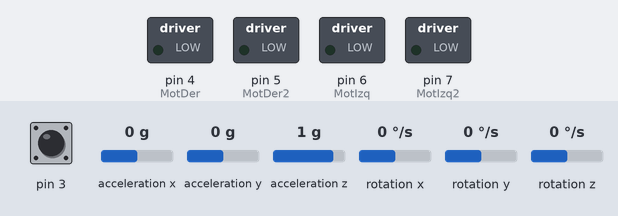
The sketch below on a simulated Arduino Leonardo, built with avr-gcc and run on an emulated ATmega32U4. Shown: switched loads named in the sketch (green lamp = pin HIGH). The test bench sets the inputs (shaded band); at power-on: rotation z 0 °/s, acceleration z 1 g, pin 3 HIGH, acceleration x 0 g, acceleration y 0 g, rotation x 0 °/s, rotation y 0 °/s. The sensor or clock chip raises its interrupt line as the real part does; what the sketch prints to the serial monitor is not drawn.

Above: at 1.7 s.
1.8 s: rotation z set to 100 °/s
4.8 s: acceleration z set to 0.1 g
At 6.2 s:
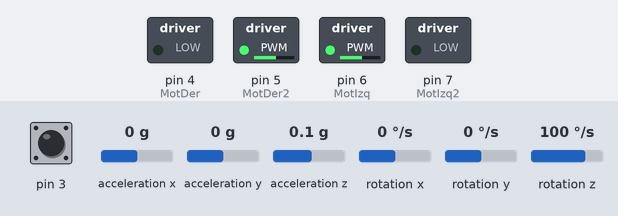
7.8 s: acceleration z set to -0.2 g
Timing chart, 0 to 10.8 s (numbered marks = the images above; inputs shaded):
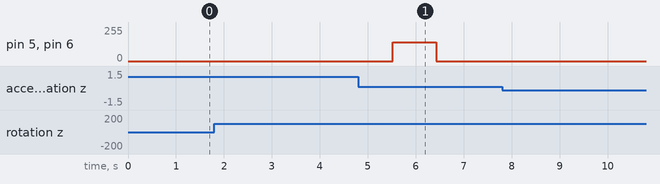

The sketch:

giro_MPU.ino
```cpp
#include "I2Cdev.h"

#include "MPU6050_6Axis_MotionApps20.h"

#if I2CDEV_IMPLEMENTATION == I2CDEV_ARDUINO_WIRE
    #include "Wire.h"
#endif

MPU6050 mpu;

#define OUTPUT_READABLE_YAWPITCHROLL

bool dmpReady = false;  // set true if DMP init was successful
uint8_t mpuIntStatus;   // holds actual interrupt status byte from MPU
uint8_t devStatus;      // return status after each device operation (0 = success, !0 = error)
uint16_t packetSize;    // expected DMP packet size (default is 42 bytes)
uint16_t fifoCount;     // count of all bytes currently in FIFO
uint8_t fifoBuffer[64]; // FIFO storage buffer

float ypr[3];           // [yaw, pitch, roll]   yaw/pitch/roll container and gravity vector

Quaternion q;
VectorFloat gravity;

volatile bool mpuInterrupt = false;     // indicates whether MPU interrupt pin has gone high
void dmpDataReady() {
    mpuInterrupt = true;
}

float MPU_Y;

///////////
//MOTORES//
///////////

byte MotDer = 4;
byte MotDer2 = 5;

byte MotIzq = 6;
byte MotIzq2 = 7;

void setup() {
  Serial.begin(115200);

    #if I2CDEV_IMPLEMENTATION == I2CDEV_ARDUINO_WIRE
        Wire.begin();
        TWBR = 24; // 400kHz I2C clock (200kHz if CPU is 8MHz). Comment this line if having compilation difficulties with TWBR.
    #elif I2CDEV_IMPLEMENTATION == I2CDEV_BUILTIN_FASTWIRE
        Fastwire::setup(400, true);
    #endif

    //while (!Serial); // wait for Leonardo enumeration, others continue immediately

    Serial.println(F("Initializing I2C devices..."));
    mpu.initialize();

    // verify connection
    Serial.println(F("Testing device connections..."));
    Serial.println(mpu.testConnection() ? F("MPU6050 connection successful") : F("MPU6050 connection failed"));

    // load and configure the DMP
    Serial.println(F("Initializing DMP..."));
    devStatus = mpu.dmpInitialize();

    mpu.setXGyroOffset(20);
    mpu.setYGyroOffset(-7);
    mpu.setZGyroOffset(87);
    mpu.setZAccelOffset(1402); // 1688 factory default for my test chip

    if (devStatus == 0) {
        // turn on the DMP, now that it's ready
        Serial.println(F("Enabling DMP..."));
        mpu.setDMPEnabled(true);

        Serial.println(F("Enabling interrupt detection (Arduino external interrupt 0)..."));
        attachInterrupt(0, dmpDataReady, RISING);
        mpuIntStatus = mpu.getIntStatus();

        Serial.println(F("DMP ready! Waiting for first interrupt..."));
        dmpReady = true;

        packetSize = mpu.dmpGetFIFOPacketSize();
    } else {

        Serial.print(F("DMP Initialization failed (code "));
        Serial.print(devStatus);
        Serial.println(F(")"));
    }

    pinMode(MotDer, OUTPUT);
    pinMode(MotDer2, OUTPUT);

    pinMode(MotIzq, OUTPUT);
    pinMode(MotIzq2, OUTPUT);
}

void adelante()
{
  analogWrite(MotDer, 0);
  analogWrite(MotDer2, 130);

  analogWrite(MotIzq, 0);
  analogWrite(MotIzq2, 150);
}

void izquierda()
{
  analogWrite(MotDer, 0);
  analogWrite(MotDer2, 140);

  analogWrite(MotIzq, 140);
  analogWrite(MotIzq2, 0);
}

void derecha()
{
  analogWrite(MotDer, 140);
  analogWrite(MotDer2, 0);

  analogWrite(MotIzq, 0);
  analogWrite(MotIzq2, 140);
}

void detenerse()
{
  analogWrite(MotDer, 0);
  analogWrite(MotDer2, 0);

  analogWrite(MotIzq, 0);
  analogWrite(MotIzq2, 0);
}

int MPUY()
{
    // wait for MPU interrupt or extra packet(s) available
    while (!mpuInterrupt && fifoCount < packetSize) {
    }

    // reset interrupt flag and get INT_STATUS byte
    mpuInterrupt = false;
    mpuIntStatus = mpu.getIntStatus();

    // get current FIFO count
    fifoCount = mpu.getFIFOCount();

    // check for overflow (this should never happen unless our code is too inefficient)
    if ((mpuIntStatus & 0x10) || fifoCount == 1024) {
        // reset so we can continue cleanly
        mpu.resetFIFO();
        Serial.println(F("FIFO overflow!"));

    // otherwise, check for DMP data ready interrupt (this should happen frequently)
    } else if (mpuIntStatus & 0x02) {
        // wait for correct available data length, should be a VERY short wait
        while (fifoCount < packetSize) fifoCount = mpu.getFIFOCount();

        // read a packet from FIFO
        mpu.getFIFOBytes(fifoBuffer, packetSize);

        // track FIFO count here in case there is > 1 packet available
        // (this lets us immediately read more without waiting for an interrupt)
        fifoCount -= packetSize;

        #ifdef OUTPUT_READABLE_YAWPITCHROLL
            // display Euler angles in degrees
            mpu.dmpGetQuaternion(&q, fifoBuffer);
            mpu.dmpGetGravity(&gravity, &q);
            mpu.dmpGetYawPitchRoll(ypr, &q, &gravity);
            /*
            Serial.print("ypr\t");
            Serial.println(ypr[0] * 180/M_PI);
            */
            MPU_Y = ypr[0] * 180/M_PI;
        #endif
    }
    return MPU_Y;
}

void GiroDer90()
{
  int giro = MPUY();
  int meta = giro + 90;
  //Serial.println(giro);
  if(meta >= 180)
  {
    meta -= 359;
  }
  while (giro != meta)
  {
    derecha();
    giro = MPUY();
  }
  detenerse();
}

void GiroIzq90()
{
  int giro = MPUY();
  int meta = giro - 90;
  //Serial.println(giro);
  if(meta <= -180)
  {
    meta += 359;
  }
  while (giro != meta)
  {
    izquierda();
    giro = MPUY();
  }
  detenerse();
}

void loop() {
  delay(5000);
  GiroIzq90();
  Serial.println("Salio");
  delay(5000);
  //Serial.println(MPUY());
}
```

Measured:
- after the input at 1.8 s, every drawn part: stays the same
- after the input at 7.8 s, every drawn part: stays the same
